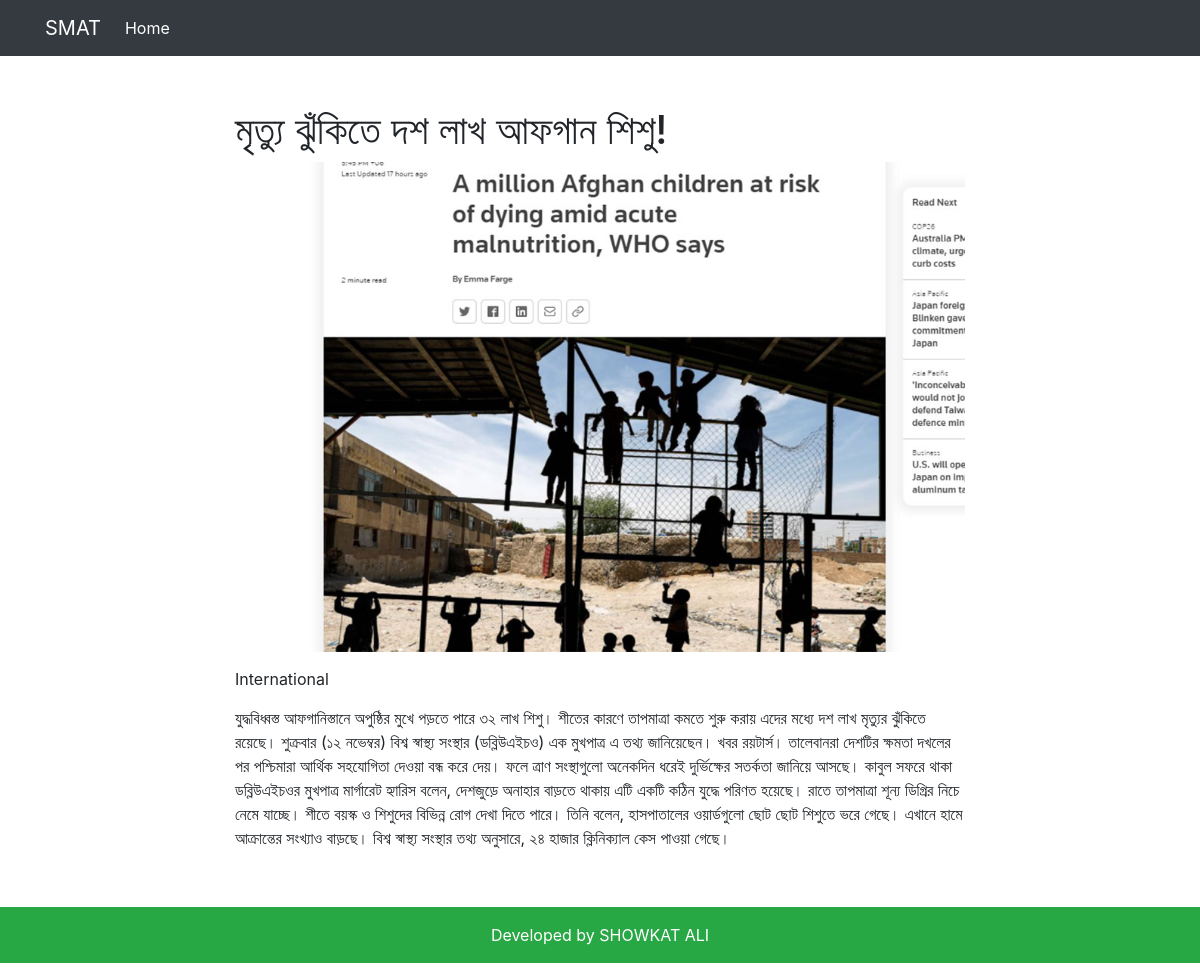
The page /single.php?id=60 on the database its author committed.
### tables this page shows
CREATE TABLE `post` (
  `id` int(11) NOT NULL,
  `category_id` int(100) NOT NULL,
  `title` varchar(100) NOT NULL,
  `description` text NOT NULL,
  `image` varchar(100) NOT NULL,
  `date` date NOT NULL
);

CREATE TABLE `categories` (
  `id` int(11) NOT NULL,
  `title` varchar(100) NOT NULL
);

### single.php (the view, shortened to what this page needs)
<?php
include("include/header.php");
$conn = connectDB();
$id = $_GET['id'];
$sql="SELECT post.*, categories.title as category_title
FROM post
JOIN categories on post.category_id = categories.id
WHERE post.id = '$id' ";
 $result =  mysqli_query($conn, $sql);
 $row = mysqli_fetch_assoc($result);
?>
<div class="main-contant">
    <div class="container">
        <div class="row clearfix">
            <div class="col-md-2">
            </div>
            <div class="col-md-8">
                    <div class="single-post">
                        <h1><?php echo $row['title']?></h1>
                        <div class="row">
                            <div class="col-md-12">
                                <img src="admin/<?php echo $row['image']?>">
                            </div>
                        <div class="col-md-12" style="margin: 15px 0px;">
                            <?php echo $row['category_title'];?>
                        </div>
                            <div class="col-md-12">
                                 <p> <?php echo $row['description']; ?></p>
                            </div>
                        </div>
                    </div>
            </div>
        </div>
    </div>
</div>
<?php include("include/footer.php");?>

### admin/assets/css/style.css (style rules this page uses)
.main-contant { margin-top: 50px;; }
.single-post { margin-bottom:25px; }
.single-post img { width: 100%; }

### rows shown on the page
post: title "মৃত্যু ঝুঁকিতে দশ লাখ আফগান শিশু!", image (picture), category.title "International", description "যুদ্ধবিধ্বস্ত আফগানিস্তানে অপুষ্ঠির মুখে পড়তে পারে ৩২ লাখ শিশু। শীতের কারণে তাপমাত্রা কমতে শুরু করায় এদের মধ্যে দশ লাখ মৃত্যুর ঝুঁকিতে রয়েছে। শুক্রবার (১২ নভেম্বর) বিশ্ব স্বাস্থ্য সংস্থার (ডব্লিউএইচও) এক মুখপাত্র এ তথ্য জানিয়েছেন। খবর রয়টার্স। তালেবানরা দেশটির ক্ষমতা দখলের পর পশ্চিমারা আর্থিক সহযোগিতা দেওয়া বন্ধ করে দেয়। ফলে ত্রাণ সংস্থাগুলো অনেকদিন ধরেই দুর্ভিক্ষের সতর্কতা জানিয়ে আসছে। কাবুল সফরে থাকা ডব্লিউএইচওর মুখপাত্র মার্গারেট হ্যারিস বলেন, দেশজুড়ে অনাহার বাড়তে থাকায় এটি একটি কঠিন যুদ্ধে পরিণত হয়েছে। রাতে তাপমাত্রা শূন্য ডিগ্রির নিচে নেমে যাচ্ছে। শীতে বয়স্ক ও শিশুদের বিভিন্ন রোগ দেখা দিতে পারে। তিনি বলেন, হাসপাতালের ওয়ার্ডগুলো ছোট ছোট শিশুতে ভরে গেছে। এখানে হামে আক্রান্তের সংখ্যাও…"
